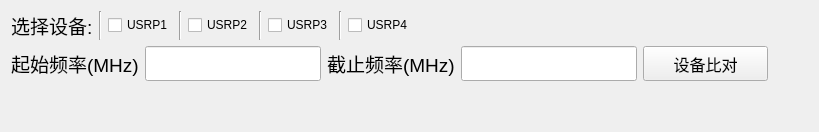
          <widget class="QWidget" name="tab_16">
           <attribute name="title">
            <string>设备比对</string>
           </attribute>
           <layout class="QVBoxLayout" name="verticalLayout_25">
            <item>
             <layout class="QHBoxLayout" name="horizontalLayout_15">
              <item>
               <widget class="QLabel" name="label_55">
                <property name="font">
                 <font>
                  <pointsize>14</pointsize>
                 </font>
                </property>
                <property name="text">
                 <string>选择设备:</string>
                </property>
               </widget>
              </item>
              <item>
               <widget class="Line" name="line_15">
                <property name="orientation">
                 <enum>Qt::Vertical</enum>
                </property>
               </widget>
              </item>
              <item>
               <widget class="QCheckBox" name="checkBox">
                <property name="text">
                 <string>USRP1</string>
                </property>
               </widget>
              </item>
              <item>
               <widget class="Line" name="line_18">
                <property name="orientation">
                 <enum>Qt::Vertical</enum>
                </property>
               </widget>
              </item>
              <item>
               <widget class="QCheckBox" name="checkBox_2">
                <property name="text">
                 <string>USRP2</string>
                </property>
               </widget>
              </item>
              <item>
               <widget class="Line" name="line_23">
                <property name="orientation">
                 <enum>Qt::Vertical</enum>
                </property>
               </widget>
              </item>
              <item>
               <widget class="QCheckBox" name="checkBox_3">
                <property name="text">
                 <string>USRP3</string>
                </property>
               </widget>
              </item>
              <item>
               <widget class="Line" name="line_7">
                <property name="orientation">
                 <enum>Qt::Vertical</enum>
                </property>
               </widget>
              </item>
              <item>
               <widget class="QCheckBox" name="checkBox_4">
                <property name="text">
                 <string>USRP4</string>
                </property>
               </widget>
              </item>
              <item>
               <spacer name="horizontalSpacer_16">
                <property name="orientation">
                 <enum>Qt::Horizontal</enum>
                </property>
                <property name="sizeHint" stdset="0">
                 <size>
                  <width>40</width>
                  <height>20</height>
                 </size>
                </property>
               </spacer>
              </item>
             </layout>
            </item>
            <item>
             <layout class="QHBoxLayout" name="horizontalLayout_45">
              <item>
               <widget class="QLabel" name="label_57">
                <property name="font">
                 <font>
                  <pointsize>14</pointsize>
                 </font>
                </property>
                <property name="text">
                 <string>起始频率(MHz)</string>
                </property>
               </widget>
              </item>
              <item>
               <widget class="QLineEdit" name="lineEdit_74">
                <property name="minimumSize">
                 <size>
                  <width>0</width>
                  <height>35</height>
                 </size>
                </property>
                <property name="font">
                 <font>
                  <family>Times New Roman</family>
                  <pointsize>14</pointsize>
                  <weight>75</weight>
                  <bold>true</bold>
                 </font>
                </property>
               </widget>
              </item>
              <item>
               <widget class="QLabel" name="label_115">
                <property name="font">
                 <font>
                  <pointsize>14</pointsize>
                 </font>
                </property>
                <property name="text">
                 <string>截止频率(MHz)</string>
                </property>
               </widget>
              </item>
              <item>
               <widget class="QLineEdit" name="lineEdit_73">
                <property name="minimumSize">
                 <size>
                  <width>0</width>
                  <height>35</height>
                 </size>
                </property>
                <property name="font">
                 <font>
                  <family>Times New Roman</family>
                  <pointsize>14</pointsize>
                  <weight>75</weight>
                  <bold>true</bold>
                 </font>
                </property>
               </widget>
              </item>
              <item>
               <widget class="QPushButton" name="pushButton_33">
                <property name="sizePolicy">
                 <sizepolicy hsizetype="Minimum" vsizetype="Fixed">
                  <horstretch>0</horstretch>
                  <verstretch>0</verstretch>
                 </sizepolicy>
                </property>
                <property name="minimumSize">
                 <size>
                  <width>125</width>
                  <height>35</height>
                 </size>
                </property>
                <property name="font">
                 <font>
                  <pointsize>12</pointsize>
                 </font>
                </property>
                <property name="cursor">
                 <cursorShape>PointingHandCursor</cursorShape>
                </property>
                <property name="text">
                 <string>设备比对</string>
                </property>
               </widget>
              </item>
              <item>
               <spacer name="horizontalSpacer_17">
                <property name="orientation">
                 <enum>Qt::Horizontal</enum>
                </property>
                <property name="sizeHint" stdset="0">
                 <size>
                  <width>40</width>
                  <height>20</height>
                 </size>
                </property>
               </spacer>
              </item>
             </layout>
            </item>
            <item>
             <layout class="QVBoxLayout" name="verticalLayout_39">
              <item>
               <spacer name="verticalSpacer_18">
                <property name="orientation">
                 <enum>Qt::Vertical</enum>
                </property>
                <property name="sizeHint" stdset="0">
                 <size>
                  <width>20</width>
                  <height>40</height>
                 </size>
                </property>
               </spacer>
              </item>
             </layout>
            </item>
           </layout>
          </widget>
